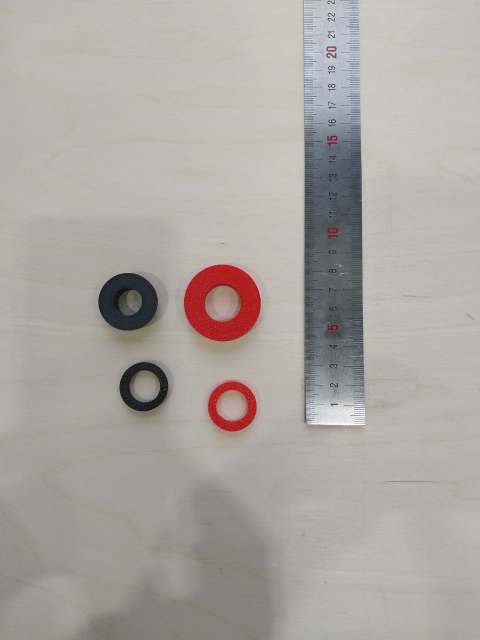
#> input picture imgs/circles/1.jpeg, 960 x 1280 px (shown at 1/2 size)
$ python houghcircles.py
#> lines starting #> are read from the running program, lines starting #| are printed output that depends on the picture
'''
1 mm = 3.8 pixels

152 px / 3.8 px = 40 mm (red one)

'''


import numpy as np
import cv2 as cv

def nothing(x):
    pass

cv.namedWindow('image')

cv.createTrackbar('MinDist','image', 1, 100, nothing)
cv.createTrackbar('Param1','image', 10, 100, nothing)
cv.createTrackbar('Param2','image', 10, 100, nothing)
cv.createTrackbar('MinRadius','image', 0, 100, nothing)
cv.createTrackbar('MaxRadius','image', 0, 100, nothing)

cv.setTrackbarPos('MinDist', 'image', 20)
cv.setTrackbarPos('Param1', 'image', 50)
cv.setTrackbarPos('Param2', 'image', 30)
cv.setTrackbarPos('MinRadius', 'image', 0)
cv.setTrackbarPos('MaxRadius', 'image', 0)


minDist = param1 = param2 = minRadius = maxRadius = 0
pminDist = pparam1 = pparam2 = pminRadius = pmaxRadius = 0

img = cv.imread('imgs/circles/1.jpeg', cv.IMREAD_GRAYSCALE)
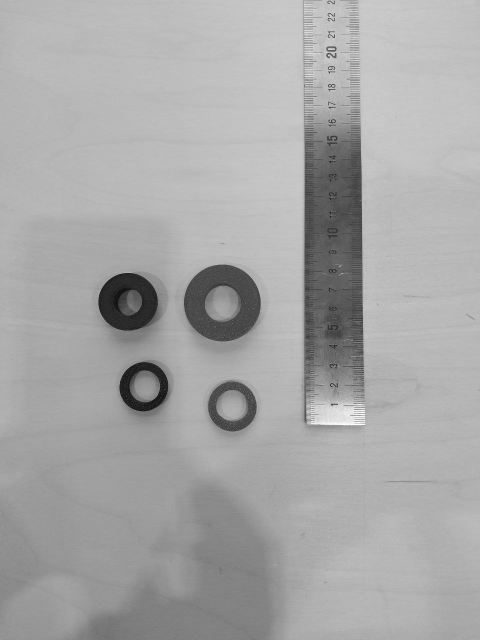
#> img: shape (1280, 960) (shown at 1/2 size); min 0, max 255, mean 167
img = cv.resize(img, (0, 0), fx=0.5, fy=0.5)
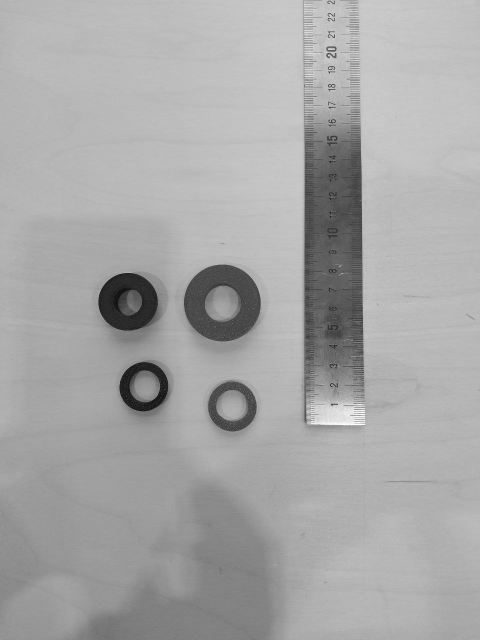
#> img: shape (640, 480); min 13, max 254, mean 167.2
waitTime = 33


while (1):
    minDist = cv.getTrackbarPos('MinDist','image')
    param1 = cv.getTrackbarPos('Param1','image')
    param2 = cv.getTrackbarPos('Param2','image')
    minRadius = cv.getTrackbarPos('MinRadius','image')
    maxRadius = cv.getTrackbarPos('MaxRadius','image')


    img = cv.medianBlur(img,5)
    cimg = cv.cvtColor(img,cv.COLOR_GRAY2BGR)
    circles = cv.HoughCircles(img,cv.HOUGH_GRADIENT, 1.2, minDist, param1=param1,param2=param2,minRadius=minRadius,maxRadius=maxRadius)
#> circles = 80 rows, first 8: [221.4, 301.8, 38.52], [127.8, 301.8, 29.52], [143.4, 387, 24.72], [126.6, 169.8, 235], [232.2, 406.2, 23.88], [48.6, 227.4, 313.9], [231, 348.6, 85.44], [36.6, 181.8, 324.2]
    circles = np.uint16(np.around(circles))
#> circles = 80 rows, first 8: [221, 302, 39], [128, 302, 30], [143, 387, 25], [127, 170, 235], [232, 406, 24], [49, 227, 314], [231, 349, 85], [37, 182, 324]
    for i in circles[0,:]:
        print(f'Diameter: {i[2]*2}')
        # draw the outer circle
        cv.circle(cimg,(i[0],i[1]),i[2],(0,255,0),2)
        # draw the center of the circle
        cv.circle(cimg,(i[0],i[1]),2,(0,0,255),3)
#> this loop made 80 passes
#> i on passes 1 to 12: [221, 302, 39], [128, 302, 30], [143, 387, 25], [127, 170, 235], [232, 406, 24], [49, 227, 314], [231, 349, 85], [37, 182, 324], [43, 259, 320], [291, 388, 72], [280, 335, 83], [217, 249, 146]
#| Diameter: 78
#| Diameter: 60
#| Diameter: 50
#| Diameter: 470
#| Diameter: 48
#| Diameter: 628
#| Diameter: 170
#| Diameter: 648
#> (further printed lines are left out)
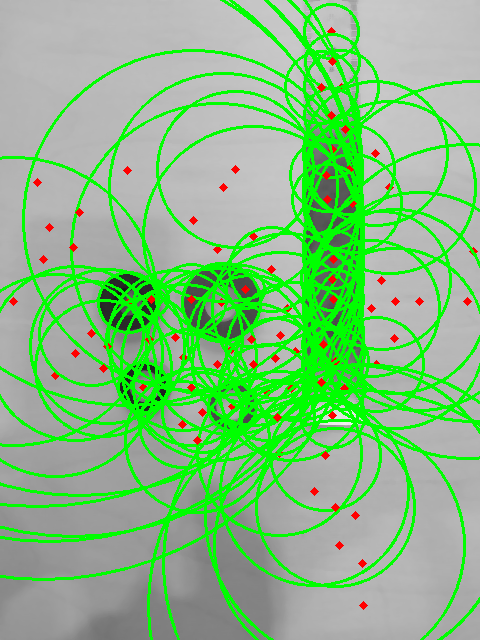
#> cimg: shape (640, 480, 3); mean B, G, R 131.3, 189.1, 133.6


    if ( (pminDist != minDist) | (pparam1 != param1) | (pparam2 != param2) | (pminRadius != minRadius) | (pmaxRadius != maxRadius) ):
        print("(minDist = %d , param1 = %d, param2 = %d), (minRaius = %d , maxRaius = %d)" % (minDist , param1 , pparam2, minRadius, maxRadius))
        pminDist = minDist
        pparam1 = param1
        pparam2 != param2
        pminRadius != minRadius
        pmaxRadius != maxRadius


    cv.imshow('image', cimg)

    if cv.waitKey(waitTime) & 0xFF == ord('q'):
#> (key q is pressed here)
        break

cv.destroyAllWindows()

$ run again, with imgs/circles/2.jpeg copied over imgs/circles/1.jpeg
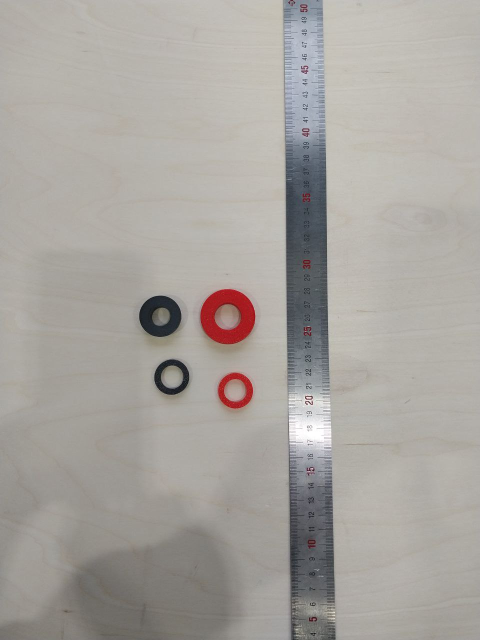
#> input picture imgs/circles/2.jpeg, 960 x 1280 px (shown at 1/2 size)
#> `img = cv.resize(img, (0, 0), fx=0.5, fy=0.5)`:
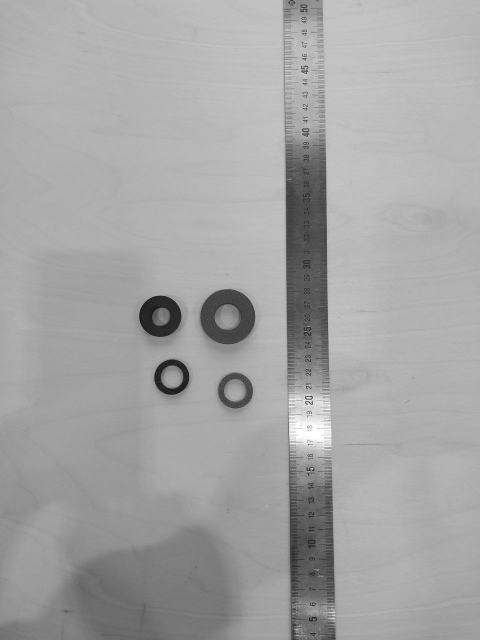
#> img: shape (640, 480); min 23, max 255, mean 164.3
#> `circles = cv.HoughCircles(img,cv.HOUGH_GRADIENT, 1.2, minDist, param1=..`: circles = 81 rows, first 8: [97.8, 253.8, 229.7], [205.8, 420.6, 118.3], [226.2, 316.2, 27.24], [160.2, 316.2, 21.36], [174.6, 513, 154.2], [243, 347.4, 85.56], [102.6, 303, 224.9], [232.2, 418.2, 92.04]
#> `circles = np.uint16(np.around(circles))`: circles = 81 rows, first 8: [98, 254, 230], [206, 421, 118], [226, 316, 27], [160, 316, 21], [175, 513, 154], [243, 347, 86], [103, 303, 225], [232, 418, 92]
#> the loop `for i in circles[0,:]:` made 81 passes
#> (printed output is left out)
#> after the loop `for i in circles[0,:]:`:
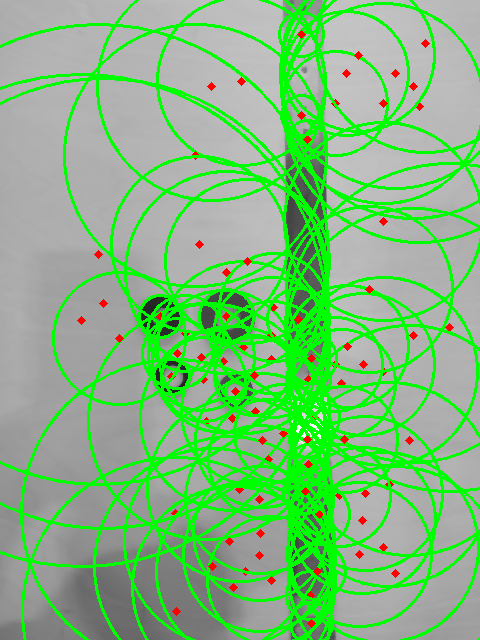
#> cimg: shape (640, 480, 3); mean B, G, R 126.5, 186.4, 128.9

$ run again, with imgs/circles/3.jpeg copied over imgs/circles/1.jpeg
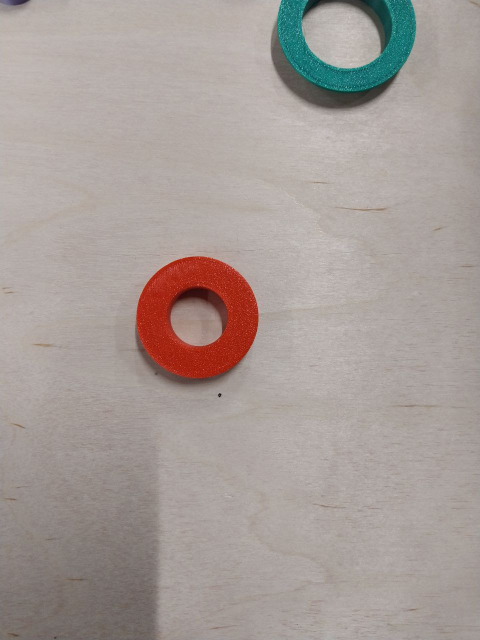
#> input picture imgs/circles/3.jpeg, 960 x 1280 px (shown at 1/2 size)
#> `img = cv.resize(img, (0, 0), fx=0.5, fy=0.5)`:
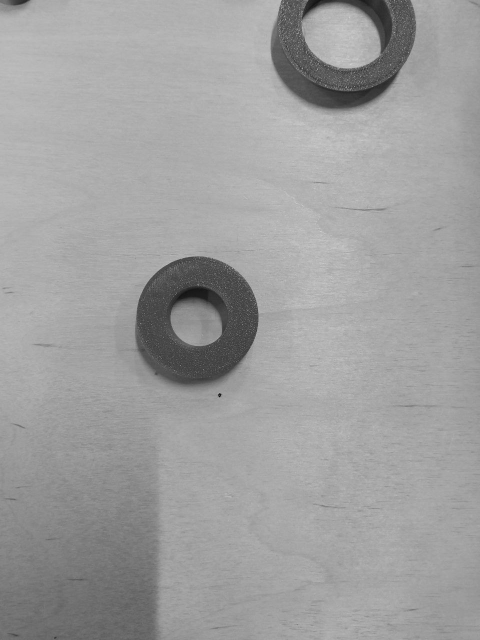
#> img: shape (640, 480); min 15, max 209, mean 158.8
#> `circles = cv.HoughCircles(img,cv.HOUGH_GRADIENT, 1.2, minDist, param1=..`: circles = [[197.4, 317.4, 60.72], [337.8, 39, 69.48], [347.4, 18.6, 71.76], [337.8, 59.4, 56.16], [325.8, 22.2, 88.68], [201, 342.6, 40.32], [359.4, 48.6, 46.08], [215.4, 328.2, 39.84], [317.4, 43.8, 33.24]]
#> `circles = np.uint16(np.around(circles))`: circles = [[197, 317, 61], [338, 39, 69], [347, 19, 72], [338, 59, 56], [326, 22, 89], [201, 343, 40], [359, 49, 46], [215, 328, 40], [317, 44, 33]]
#> the loop `for i in circles[0,:]:` made 9 passes
#> (printed output is left out)
#> after the loop `for i in circles[0,:]:`:
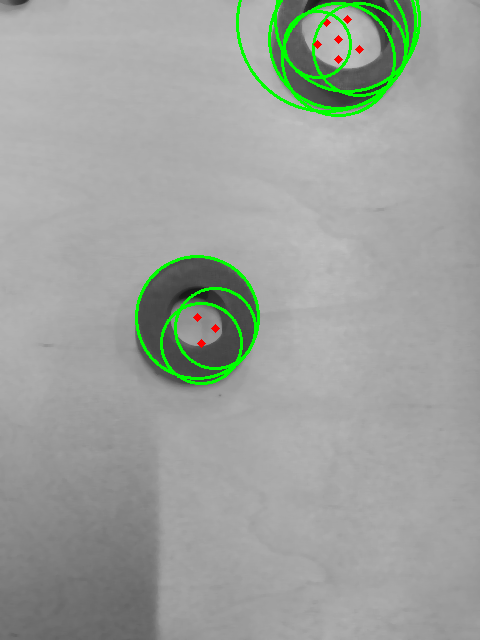
#> cimg: shape (640, 480, 3); mean B, G, R 156.1, 161.9, 156.4

$ run again, with imgs/circles/4.jpeg copied over imgs/circles/1.jpeg
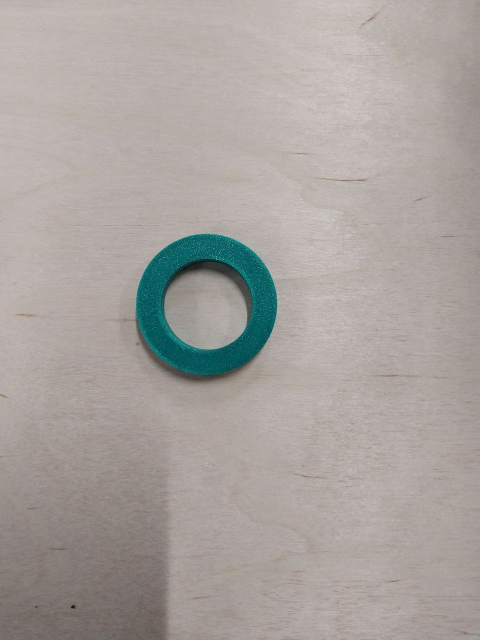
#> input picture imgs/circles/4.jpeg, 960 x 1280 px (shown at 1/2 size)
#> `img = cv.resize(img, (0, 0), fx=0.5, fy=0.5)`:
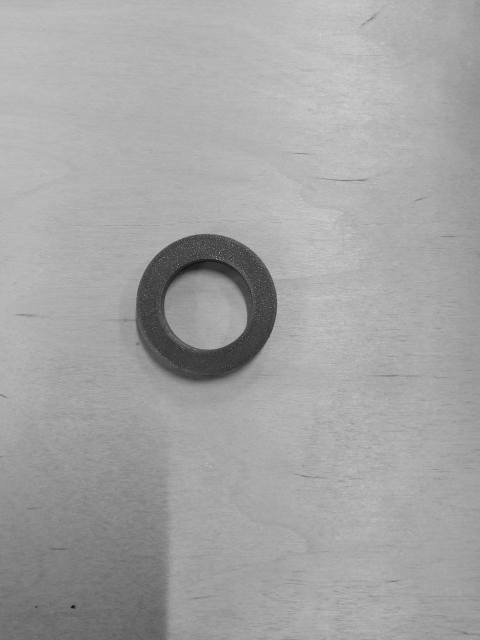
#> img: shape (640, 480); min 17, max 212, mean 163.9
#> `circles = cv.HoughCircles(img,cv.HOUGH_GRADIENT, 1.2, minDist, param1=..`: circles = [[204.6, 304.2, 71.76], [205.8, 324.6, 55.92], [225, 310.2, 50.64], [192.6, 286.2, 48.36], [185.4, 318.6, 50.52], [221.4, 287.4, 28.56]]
#> `circles = np.uint16(np.around(circles))`: circles = [[205, 304, 72], [206, 325, 56], [225, 310, 51], [193, 286, 48], [185, 319, 51], [221, 287, 29]]
#> the loop `for i in circles[0,:]:` made 6 passes
#> (printed output is left out)
#> after the loop `for i in circles[0,:]:`:
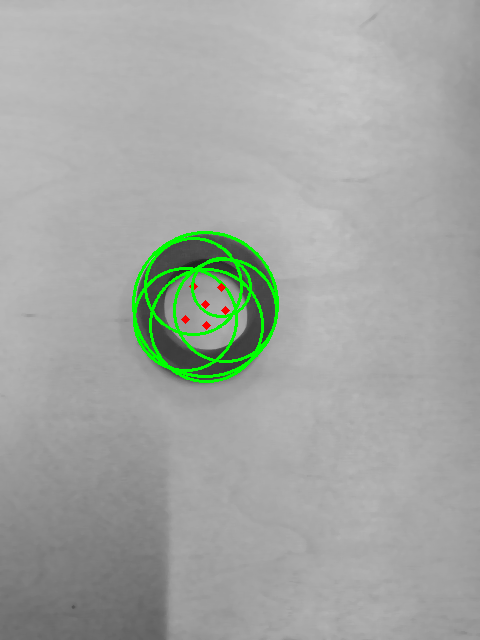
#> cimg: shape (640, 480, 3); mean B, G, R 162.1, 166.4, 162.3
